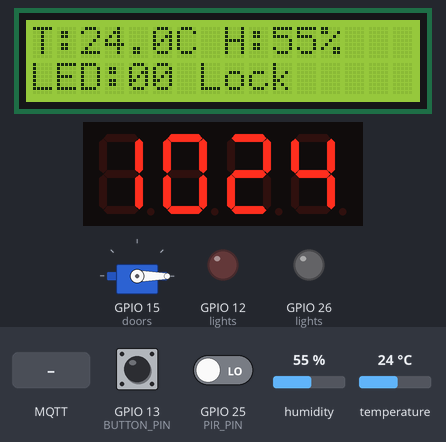
This program was run on a simulated ESP32. Parts: servo, 16×2 character LCD, 4-digit seven-segment display, output pins drawn as LEDs (lit = HIGH). The inputs (shaded band) are chosen by the test bench; at power-on: GPIO 25 (PIR_PIN) LOW, humidity 55 %, GPIO 13 (BUTTON_PIN) HIGH, temperature 24 °C. WiFi joins after 1.5 s; servers stay silent unless stated; the local clock reads 2024-03-15 10:24:30 at power-on unless the program sets it; random numbers use the default seed unless the program sets one; no MQTT or app messages arrive unless stated; what the program prints to the serial monitor is not drawn.

Above: at 5.8 s.
5.9 s: MQTT message "UNLOCK" arrives on the second subscribed topic
At 7.1 s:
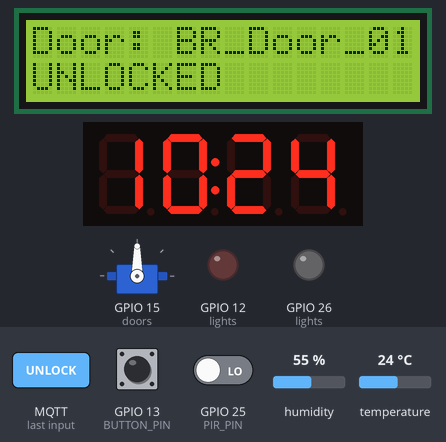
10.2 s: MQTT message "ON" arrives on the third subscribed topic
At 11.0 s:
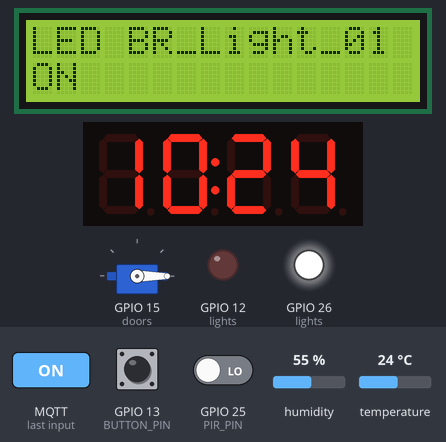
14.2 s: MQTT message "ON" arrives on the second subscribed topic
At 15.5 s:
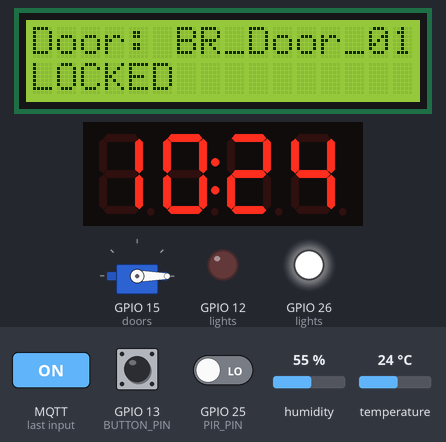
16.2 s: MQTT message "OFF" arrives on the third subscribed topic
At 17.5 s:
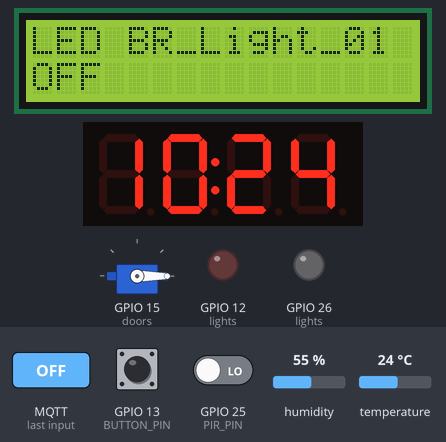
18.2 s: GPIO 25 (PIR_PIN) driven HIGH
At 19.5 s:
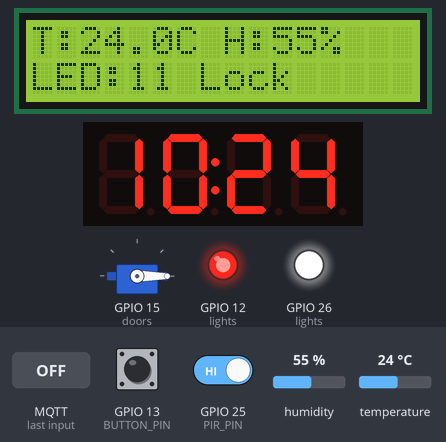
22.3 s: humidity set to 22 %
At 23.2 s:
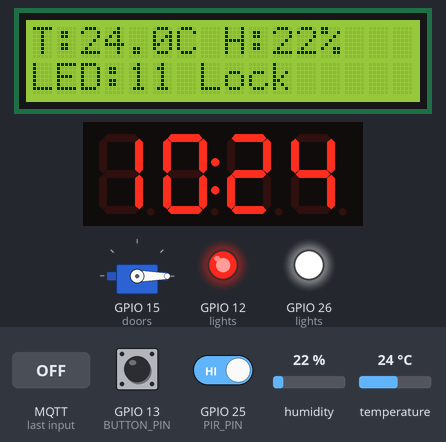
Timing chart, 0 to 25.3 s (numbered marks = the images above; inputs shaded):
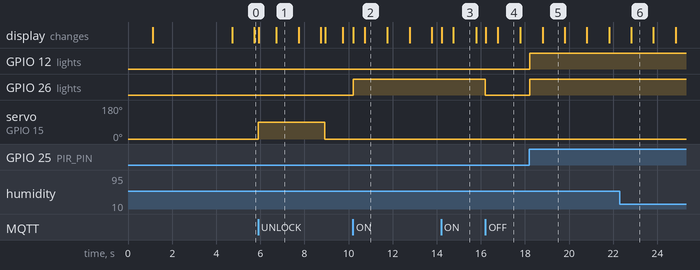

The program:

main.cpp
```cpp
#include <Arduino.h>
#include <WiFi.h>
#include <PubSubClient.h>
#include <LiquidCrystal_I2C.h>
#include <DHT.h>
#include <TM1637Display.h>
#include <time.h>
#include <ESP32Servo.h>

// ================= WiFi & MQTT =================
const char *ssid = "Wokwi-GUEST";
const char *password = "";
const char *mqtt_server = "switchback.proxy.rlwy.net";
const int mqtt_port = 35495;

// Cấu hình NTP
const char *ntpServer = "pool.ntp.org";
const long gmtOffset_sec = 7 * 3600; // GMT+7 (Việt Nam)
const int daylightOffset_sec = 0;

WiFiClient espClient;
PubSubClient mqtt(espClient);

// ================= ID Thiết bị =================
String tempHumidSensorId = "BR_DHT22_01";

// ================= Structs & Thiết bị =================
struct LightDevice
{
  String id;
  int pin;
  bool status;
  bool lastPublishLed;
  bool turnedOnByPIR;
};

struct DoorDevice
{
  String id;
  int pin;
  bool locked;
  bool lastPublishDoor;
  Servo servo;
};

LightDevice lights[] = {
    {"BR_Light_01", 26, false, false, false},
    {"BR_Light_02", 12, false, false, false},
};

DoorDevice doors[] = {
    {"BR_Door_01", 15, true, false, Servo()},
};

// ========== Chủ đề MQTT ==========
// Chủ đề dữ liệu cảm biến (pub)
String topicSensor = "bedroom/sensor-device";
String topicStatus = "bedroom/current-status";

// Chủ đề lệnh (sub)
String topicCommandLightPrefix = "bedroom/command/light/";
String topicCommandDoorPrefix = "bedroom/command/door/";
String topicGetSensorData = "bedroom/command/get-sensor-data";

// Chủ đề đăng ký thiết bị (pub)
String topicDeviceRegister = "bedroom/device-register";
// Chủ đề trạng thái (pub)
String topicLightStatusPrefix = "bedroom/device-status/light/";
String topicDoorStatusPrefix = "bedroom/device-status/door/";

// ========== Chân Phần cứng ==========
const int DHT_PIN = 19;    // Chân dữ liệu DHT22
const int PIR_PIN = 25;    // Cảm biến chuyển động PIR
const int BUTTON_PIN = 13; // Nút nhấn
const int TM1637_CLK = 14; // CLK 7 đoạn
const int TM1637_DIO = 27; // DIO 7 đoạn
const int LCD_SDA = 21;    // SDA I2C LCD
const int LCD_SCL = 22;    // SCL I2C LCD

// ========== Đối tượng ==========
LiquidCrystal_I2C lcd(0x27, 16, 2);
DHT dht(DHT_PIN, DHT22);
TM1637Display display(TM1637_CLK, TM1637_DIO);

// ========== Biến ==========
// Dữ liệu cảm biến
float temperature = 0.0;
float humidity = 0.0;
bool pirMotionDetected = false;

// Giá trị đã xuất bản lần cuối
float lastPublishedTemp = -999.0;
float lastPublishedHum = -999.0;

// Hẹn giờ tự động tắt PIR
unsigned long ledAutoOffTime = 0;
const unsigned long LED_AUTO_OFF_DELAY = 3000;

// Theo dõi thời gian
struct tm timeinfo;
bool timeSynced = false;

// Thời gian
unsigned long lastDHTRead = 0;
unsigned long lastLCDUpdate = 0;
unsigned long lastTimeUpdate = 0;
const unsigned long DHT_INTERVAL = 2000;
const unsigned long LCD_INTERVAL = 1000;
const unsigned long TIME_INTERVAL = 1000;

// Xử lý nút nhấn
bool lastButtonState = HIGH;
unsigned long lastDebounceTime = 0;
const unsigned long debounceDelay = 50;

// Hẹn giờ tự động khóa cửa
unsigned long doorAutoLockTime = 0;
const unsigned long DOOR_AUTO_LOCK_DELAY = 3000;

// Tin nhắn LCD
unsigned long lcdMessageTimeout = 0;


// ========== HÀM HỖ TRỢ ==========

void showLCDMessage(const char *line1, const char *line2 = "", unsigned long duration = 1000)
{
  lcd.clear();
  lcd.setCursor(0, 0);
  lcd.print(line1);
  if (strlen(line2) > 0)
  {
    lcd.setCursor(0, 1);
    lcd.print(line2);
  }
  lcdMessageTimeout = millis() + duration;
}

void updateLCD()
{
  if (millis() < lcdMessageTimeout)
  {
    return;
  }

  lcd.clear();
  // Dòng 1: Nhiệt độ & Độ ẩm
  lcd.setCursor(0, 0);
  lcd.print("T:");
  lcd.print(temperature, 1);
  lcd.print("C H:");
  lcd.print((int)humidity);
  lcd.print("%");

  // Dòng 2: LED: 00 Lock/Unlock
  lcd.setCursor(0, 1);
  lcd.print("LED:");
  lcd.print(lights[0].status ? "1" : "0");
  lcd.print(lights[1].status ? "1" : "0");
  lcd.print(" ");
  lcd.print(doors[0].locked ? "Lock" : "Unlock");
}

void readDHT()
{
  float temp = dht.readTemperature();
  float hum = dht.readHumidity();

  if (!isnan(temp) && !isnan(hum))
  {
    bool tempChanged = abs(temp - lastPublishedTemp) > 0.1;
    bool humChanged = abs(hum - lastPublishedHum) > 1.0;

    temperature = temp;
    humidity = hum;

    // Chỉ xuất bản nếu nhiệt độ hoặc độ ẩm thay đổi
    if ((tempChanged || humChanged) && mqtt.connected())
    {
      String payload = "{";
      payload += "\"temperature\":" + String(temperature, 1) + ",";
      payload += "\"humidity\":" + String((int)humidity);
      payload += "}";

      mqtt.publish(topicSensor.c_str(), payload.c_str(), false);
      lastPublishedTemp = temperature;
      lastPublishedHum = humidity;

      Serial.print("Published temp-humid: ");
      Serial.println(payload);
    }
  }
  else
  {
    Serial.println("Failed to read DHT sensor!");
  }
}

void handlePIR()
{
  pirMotionDetected = digitalRead(PIR_PIN);

  if (pirMotionDetected)
  {
    // Phát hiện chuyển động - Bật đèn LED
    for (size_t i = 0; i < sizeof(lights) / sizeof(lights[0]); i++)
    {
      if (!lights[i].status)
      {
        lights[i].status = true;
        lights[i].turnedOnByPIR = true;
        digitalWrite(lights[i].pin, HIGH);

        mqtt.publish(
            (topicLightStatusPrefix + lights[i].id).c_str(),
            "ON",
            false);
        lights[i].lastPublishLed = lights[i].status;
      }
    }
    // Đặt lại hẹn giờ tự động tắt
    ledAutoOffTime = millis() + LED_AUTO_OFF_DELAY;
  }
}

void handleButton()
{
    int reading = digitalRead(BUTTON_PIN);

    if (reading != lastButtonState) {
        lastDebounceTime = millis();
    }

    if ((millis() - lastDebounceTime) > debounceDelay) {
        if (reading == LOW && lastButtonState == HIGH) {
            // Nút nhấn được nhấn - Chuyển đổi LED đầu tiên
            lights[0].status = !lights[0].status;
            lights[0].turnedOnByPIR = false; // Tắt cờ PIR khi điều khiển thủ công
            digitalWrite(lights[0].pin, lights[0].status);
            ledAutoOffTime = 0; // Vô hiệu hóa tự động tắt khi được chuyển đổi thủ công

            Serial.print("Button: LED ");
            Serial.println(lights[0].status ? "ON" : "OFF");
            if (mqtt.connected())
            {
                mqtt.publish((topicLightStatusPrefix + lights[0].id).c_str(), lights[0].status ? "ON" : "OFF", false);
                lights[0].lastPublishLed = lights[0].status;
                Serial.println("Published led status!");
            }
            lcdMessageTimeout = 0;
            updateLCD();
        }
    }
    lastButtonState = reading;
}


// Tìm đèn theo id
LightDevice *getLightById(const String &id)
{
  for (size_t i = 0; i < sizeof(lights) / sizeof(lights[0]); i++)
    if (lights[i].id == id)
      return &lights[i];
  return nullptr;
}

// Tìm cửa theo id
DoorDevice *getDoorById(const String &id)
{
  for (size_t i = 0; i < sizeof(doors) / sizeof(doors[0]); i++)
  {
    if (doors[i].id == id)
      return &doors[i];
  }
  return nullptr;
}

// Xử lý lệnh đèn
void handleLightCommand(const String &topic, const String &message)
{
  int lastSlash = topic.lastIndexOf('/');
  String id = topic.substring(lastSlash + 1);
  LightDevice *light = getLightById(id);
  if (!light)
    return;

  if (message == "ON" || message == "1")
  {
    light->status = true;
    light->turnedOnByPIR = false;
  }
  else if (message == "OFF" || message == "0")
    light->status = false;
  else if (message == "TOGGLE")
    light->status = !light->status;

  digitalWrite(light->pin, light->status);
  ledAutoOffTime = 0; // Vô hiệu hóa tự động tắt PIR khi được điều khiển thủ công

  if (mqtt.connected())
  {
    String statusTopic = String(topicLightStatusPrefix) + light->id;
    mqtt.publish(statusTopic.c_str(), light->status ? "ON" : "OFF", false);
  }
  showLCDMessage(("LED " + light->id).c_str(), light->status ? "ON" : "OFF");
  Serial.println("LED " + light->id + ": " + (light->status ? "ON" : "OFF"));
}

void handleDoorCommand(const String &topic, const String &message)
{
  int lastSlash = topic.lastIndexOf('/');
  String id = topic.substring(lastSlash + 1);
  DoorDevice *door = getDoorById(id);
  if (!door)
    return;

  if (message == "LOCK")
  {
    door->locked = true;
    door->servo.write(0);
  }
  else if (message == "UNLOCK")
  {
    door->locked = false;
    door->servo.write(90);
    // Bắt đầu hẹn giờ tự động khóa lại
    doorAutoLockTime = millis() + DOOR_AUTO_LOCK_DELAY;
  }

  // Xuất bản trạng thái lên MQTT
  if (mqtt.connected())
  {
    String statusTopic = String(topicDoorStatusPrefix + door->id);
    mqtt.publish(statusTopic.c_str(), door->locked ? "LOCKED" : "UNLOCKED", false);
  }

  // Hiển thị trên LCD
  showLCDMessage(("Door: " + door->id).c_str(), door->locked ? "LOCKED" : "UNLOCKED");
  Serial.println("Door " + door->id + ": " + (door->locked ? "LOCKED" : "UNLOCKED"));
}

void display7SegmentTime()
{
  if (!getLocalTime(&timeinfo))
  {
    // Nếu thời gian không được đồng bộ, hiển thị "----"
    uint8_t data[] = {0x40, 0x40, 0x40, 0x40}; // Phân đoạn gạch ngang
    display.setSegments(data);
    return;
  }

  // Định dạng hiển thị: HH:MM (với dấu hai chấm nhấp nháy)
  int hour = timeinfo.tm_hour;
  int minute = timeinfo.tm_min;
  int second = timeinfo.tm_sec;

  // Hiển thị dấu hai chấm bằng cách sử dụng bit 7 của chữ số thứ hai
  bool showColon = (second % 2 == 0); // Nhấp nháy mỗi giây

  uint8_t data[4];
  data[0] = display.encodeDigit(hour / 10);
  data[1] = display.encodeDigit(hour % 10) | (showColon ? 0x80 : 0x00);
  data[2] = display.encodeDigit(minute / 10);
  data[3] = display.encodeDigit(minute % 10);

  display.setSegments(data);
}

void publishAllStatus()
{
  // Xuất bản dữ liệu cảm biến ban đầu
  String sensorPayload = "{";
  sensorPayload += "\"temperature\":" + String(temperature, 1) + ",";
  sensorPayload += "\"humidity\":" + String((int)humidity);
  sensorPayload += "}";
  mqtt.publish(topicSensor.c_str(), sensorPayload.c_str(), false);

  // Xuất bản trạng thái thiết bị ban đầu
  for (size_t i = 0; i < sizeof(lights) / sizeof(lights[0]); i++)
  {
    String statusTopic = String(topicLightStatusPrefix) + lights[i].id;
    mqtt.publish(statusTopic.c_str(), lights[i].status ? "ON" : "OFF", false);
    lights[i].lastPublishLed = lights[i].status;
  }

  for (size_t i = 0; i < sizeof(doors) / sizeof(doors[0]); i++)
  {
    String doorStatusTopic = String(topicDoorStatusPrefix) + doors[i].id;
    mqtt.publish(
        doorStatusTopic.c_str(),
        doors[i].locked ? "LOCKED" : "UNLOCKED",
        false);
    doors[i].lastPublishDoor = doors[i].locked;
  }

  lastPublishedTemp = temperature;
  lastPublishedHum = humidity;

  Serial.println("Initial status published");
}

void mqttCallback(char *topic, byte *payload, unsigned int length)
{
  String message = "";
  for (unsigned int i = 0; i < length; i++)
  {
    message += (char)payload[i];
  }

  Serial.print("MQTT [");
  Serial.print(topic);
  Serial.print("]: ");
  Serial.println(message);

  String topicStr = String(topic);

  if (topicStr == topicGetSensorData)
  {
    Serial.println("MQTT command: Get sensor data");
    lastPublishedTemp = -999.0; // Buộc xuất bản
    readDHT();
  }
  else if (topicStr.startsWith(topicCommandLightPrefix))
    handleLightCommand(topicStr, message);
  else if (topicStr.startsWith(topicCommandDoorPrefix))
    handleDoorCommand(topicStr, message);
}

void connectWiFi()
{
  Serial.print("Connecting to WiFi");
  WiFi.mode(WIFI_STA);
  WiFi.begin(ssid, password);

  int attempts = 0;
  while (WiFi.status() != WL_CONNECTED && attempts < 30)
  {
    delay(500);
    Serial.print(".");
    attempts++;
  }

  if (WiFi.status() == WL_CONNECTED)
  {
    Serial.println("\nWiFi Connected!");
    Serial.print("IP: ");
    Serial.println(WiFi.localIP());
  }
  else
  {
    Serial.println("\nWiFi Connection Failed!");
  }
}

void connectMQTT()
{
  if (!mqtt.connected())
  {
    Serial.print("Connecting to MQTT...");
    String clientId = "ESP32_Bedroom_" + String(random(0xffff), HEX);

    if (mqtt.connect(
            clientId.c_str(),
            nullptr,
            nullptr,
            topicStatus.c_str(),
            1,
            false,
            "offline"
            ))
    {
      Serial.println("Connected!");

      mqtt.subscribe(topicGetSensorData.c_str());

      for (size_t i = 0; i < sizeof(doors) / sizeof(doors[0]); i++)
      {
        String doorCmdTopic = topicCommandDoorPrefix + doors[i].id;
        mqtt.subscribe(doorCmdTopic.c_str());
      }

      for (size_t i = 0; i < sizeof(lights) / sizeof(lights[0]); i++)
      {
        String cmdTopic = topicCommandLightPrefix + lights[i].id;
        mqtt.subscribe(cmdTopic.c_str());
      }

      mqtt.publish(topicStatus.c_str(), "online", false);

      String payload1 = "{";
      payload1 += "\"id\":\"" + tempHumidSensorId + "\",";
      payload1 += "\"name\":\"temperature and humidity sensor\",";
      payload1 += "\"type\":\"temp_humid_sensor\"";
      payload1 += "}";
      mqtt.publish(topicDeviceRegister.c_str(), payload1.c_str(), false);

      publishAllStatus();
    }
    else
    {
      Serial.print("Failed, rc=");
      Serial.print(mqtt.state());
      Serial.println(" retrying in 5s");
    }
  }
}

// ========== SETUP ==========
void setup()
{
  Serial.begin(115200);
  delay(1000);
  Serial.println("\n\n=== BEDROOM SYSTEM STARTING ===");

  for (size_t i = 0; i < sizeof(lights) / sizeof(lights[0]); i++)
  {
    pinMode(lights[i].pin, OUTPUT);
    digitalWrite(lights[i].pin, LOW);
  }
  pinMode(PIR_PIN, INPUT);
  pinMode(BUTTON_PIN, INPUT_PULLUP);

  for (size_t i = 0; i < sizeof(doors) / sizeof(doors[0]); i++)
  {
    doors[i].servo.attach(doors[i].pin);
    doors[i].servo.write(0); // Khóa cửa ban đầu
  }

  lcd.init();
  lcd.backlight();
  lcd.clear();
  lcd.print("BEDROOM SYSTEM");
  lcd.setCursor(0, 1);
  lcd.print("Initializing...");

  display.setBrightness(0x0f);
  display.clear();

  dht.begin();
  Serial.println("DHT22 initialized");

  connectWiFi();

  if (WiFi.status() == WL_CONNECTED)
  {
    Serial.println("Syncing time with NTP server...");
    configTime(gmtOffset_sec, daylightOffset_sec, ntpServer);
    if (getLocalTime(&timeinfo))
    {
      timeSynced = true;
      Serial.println("\nTime synced!");
    }
    else
    {
      Serial.println("\nFailed to sync time");
    }
  }

  mqtt.setServer(mqtt_server, mqtt_port);
  mqtt.setCallback(mqttCallback);

  delay(2000);
  readDHT();

  updateLCD();
  display7SegmentTime();

  Serial.println("=== BEDROOM SYSTEM READY ===");
}

// ========== MAIN LOOP ==========
void loop()
{
  unsigned long currentMillis = millis();

  if (WiFi.status() == WL_CONNECTED)
  {
    if (!mqtt.connected())
    {
      static unsigned long lastReconnectAttempt = 0;
      if (currentMillis - lastReconnectAttempt > 5000)
      {
        lastReconnectAttempt = currentMillis;
        connectMQTT();
      }
    }
    else
    {
      mqtt.loop();
    }
  }

  if (currentMillis - lastDHTRead >= DHT_INTERVAL)
  {
    lastDHTRead = currentMillis;
    readDHT();
  }

  handlePIR();

  if (ledAutoOffTime > 0 && currentMillis >= ledAutoOffTime)
  {
    Serial.println("PIR: Auto-off PIR lights");
    for (size_t i = 0; i < sizeof(lights) / sizeof(lights[0]); i++)
    {
      if (lights[i].status && lights[i].turnedOnByPIR)
      {
        lights[i].status = false;
        lights[i].turnedOnByPIR = false;
        digitalWrite(lights[i].pin, LOW);
        if (mqtt.connected())
        {
          String topic = topicLightStatusPrefix + lights[i].id;
          mqtt.publish(topic.c_str(), "OFF", false);
        }
      }
    }
    ledAutoOffTime = 0;
  }

  // Tự động khóa cửa sau khi hết thời gian
  if (doorAutoLockTime > 0 && currentMillis >= doorAutoLockTime)
  {
      for(size_t i = 0; i < sizeof(doors)/sizeof(doors[0]); ++i)
      {
          if(!doors[i].locked)
          {
              doors[i].locked = true;
              doors[i].servo.write(0);
              doorAutoLockTime = 0; // Đặt lại hẹn giờ
              showLCDMessage(("Door " + doors[i].id).c_str(), "AUTO LOCKED");
              if(mqtt.connected())
              {
                  mqtt.publish((topicDoorStatusPrefix + doors[i].id).c_str(), "LOCKED", false);
              }
              Serial.println("Door " + doors[i].id + ": AUTO-LOCKED");
          }
      }
  }


  if (currentMillis - lastLCDUpdate >= LCD_INTERVAL)
  {
    lastLCDUpdate = currentMillis;
    updateLCD();
  }

  if (currentMillis - lastTimeUpdate >= TIME_INTERVAL)
  {
    lastTimeUpdate = currentMillis;
    display7SegmentTime();
  }

  handleButton();

  delay(10);
}
```

Measured:
- after the input at 5.9 s, servo on GPIO 15 (doors): 0° → 90° at once, → 0° 3.0 s later
- after the input at 10.2 s, GPIO 26 (lights): LOW → HIGH at once
- after the input at 16.2 s, GPIO 26 (lights): HIGH → LOW at once
- after the input at 18.2 s, GPIO 12 (lights), GPIO 26 (lights): LOW → HIGH at once
- what the display in image 1 shows lasts 1.0 s, from 6.7 s to 7.7 s
